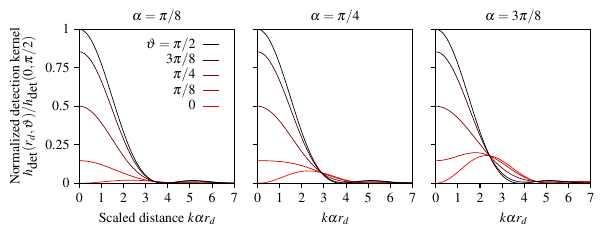

Here is the Python script that generated this plot:
import numpy as np
import matplotlib
import matplotlib.pyplot as plt
import matplotlib.lines as lines
import matplotlib.gridspec as gridspec
import scipy.misc
from scipy import special

plt.rcParams["font.family"] = "serif"
plt.rcParams["font.serif"] = "Times"


inches = 2
rows = 1
cols = 3
widths = [1,1,1]
heights = [1]
hspace = 0.05
wspace = 0.15

f = plt.figure(figsize=(inches*(np.sum(widths) + widths[0]*(wspace)*(cols - 1)),
                        inches*(np.sum(heights))))

outer_grid = gridspec.GridSpec(ncols=cols, nrows=rows,
                               width_ratios=widths, height_ratios=heights,
                               hspace=hspace, wspace=wspace)

def an(krda, n):
    return (n/np.pi)*((special.jn(n, krda)/(krda))**2)

def hdet(krd, theta, alpha):
    return an(krd*alpha, 1)*np.sin(theta)**2 + 0.5*an(krd*alpha, 2)*(alpha**2)*(np.cos(theta)**2)

alphas = [np.pi/8, np.pi/4, 3*np.pi/8]
alpha_strs = ['\\pi/8', '\\pi/4', '3\\pi/8']
for col in range(cols):
    alpha = alphas[col]
    ax = f.add_subplot(outer_grid[0, col])
    ax.set_xlim([0,7])
    ax.set_ylim([0,1])

    thetas = [0, np.pi/8, np.pi/4, 3*np.pi/8, np.pi/2]
    theta_strs = ['0', '$\pi/8$', '$\pi/4$', '$3\pi/8$', '$\pi/2$']
    for theta in thetas:
        krda = np.linspace(1e-3, 7, 100)
        ax.plot(krda, hdet(krda/alpha, theta, alpha)/hdet(1e-3,np.pi/2,alpha), '-', c=[1 - theta/(np.pi/2), 0, 0], lw=0.5)

    ax.tick_params(direction='out', left=True, right=False, width=0.75)
    ax.yaxis.set_ticks([0, 0.25, 0.5, 0.75, 1.0])
    if col == 0:
        ax.set_yticklabels(['0','0.25','0.5','0.75','1'])
    else:
        ax.set_yticklabels([])
    ax.xaxis.set_ticks([0, 1, 2, 3, 4, 5, 6, 7])

    ax.text(0.5, 1.08, '$\\alpha = '+alpha_strs[col]+'$', ha='center', va='center', rotation=0, transform=ax.transAxes)
    if col == 0:
        ax.text(-0.35, 0.5, 'Normalized detection kernel\n $h_{\\textrm{det}}(r_d, \\vartheta)/h_{\\textrm{det}}(0, \\pi/2)$', ha='center', va='center', rotation=90, transform=ax.transAxes)
        ax.text(0.5, -0.25, 'Scaled distance $k\\alpha r_d$', ha='center', va='center', transform=ax.transAxes)

        for i, theta_str in enumerate(theta_strs):
            if i == 4:
                theta_str = '$\\vartheta =' + theta_str[1:-1] + '$'
            ax.text(0.75, 0.5 + 0.1*i, theta_str, ha='right', va='center', transform=ax.transAxes)
            l1 = lines.Line2D([0.8,0.9], 2*[0.5 + 0.1*i], c=[1 - thetas[i]/(np.pi/2), 0, 0], lw=0.5, transform=ax.transAxes)
            f.lines.extend([l1])

    if col != 0:
        ax.text(0.5, -0.25, '$k\\alpha r_d$', ha='center', va='center', transform=ax.transAxes)
f.savefig('detection.pdf', dpi=500, bbox_inches='tight')
